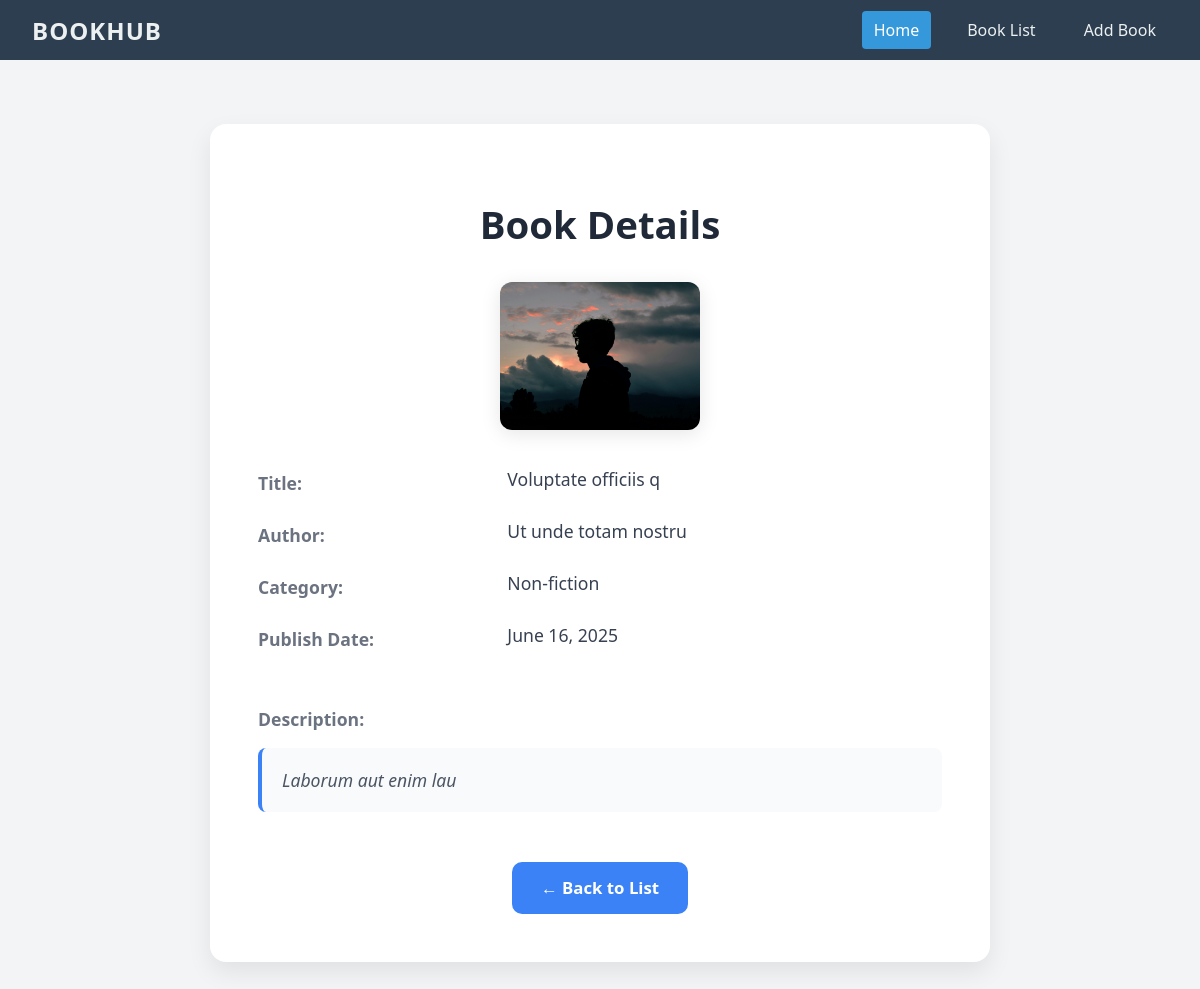
Page /view/11/ on the committed database.
### books/models.py (models this page shows)
class booksModel(models.Model):
    BookTitle = models.CharField(max_length=50, null=True)
    BookAuthor = models.CharField(max_length=50, null=True)
    BookCategory = models.CharField(max_length=100, null=True)
    BookPublishDate = models.DateField(auto_now_add=True, null=True)
    BookDescription = models.TextField(null=True)
    BookCoverPhoto = models.ImageField(upload_to='Media/cover_photo', null=True)

### books/views.py (the view)
# urls.py: path('view/<str:id>/', viewBook, name='viewBook')
def viewBook(request, id):
    books = booksModel.objects.get(id=id)
    return render(request, 'view_book.html', {'books':books})

### books/Template/books/view_book.html (shortened to what this page needs)
{% extends "home.html" %}
{% block body %}
<div class="view-container">
  <div class="book-card">
    <h1>Book Details</h1>
    {% if books.BookCoverPhoto %}
    <div class="cover-img">
      <img src="/{{ books.BookCoverPhoto }}" alt="Book Cover">
    </div>
    {% endif %}
    <div class="book-detail">
      <label>Title:</label>
      <div>{{ books.BookTitle }}</div>
      <label>Author:</label>
      <div>{{ books.BookAuthor }}</div>
      <label>Category:</label>
      <div>{{ books.BookCategory }}</div>
      <label>Publish Date:</label>
      <div>{{ books.BookPublishDate|date:"F j, Y" }}</div>
      <div class="book-description">
        <label>Description:</label>
        <p>{{ books.BookDescription|default:"No description provided." }}</p>
      </div>
    </div>
    <div style="text-align: center;">
      <a href="{% url 'bookList' %}" class="back-btn">← Back to List</a>
    </div>
  </div>
</div>
{% endblock body %}

### books/Template/books/home.html (style rules this page uses)
* { box-sizing: border-box; }
body { margin: 0; font-family: 'Segoe UI', Tahoma, Geneva, Verdana, sans-serif; background: #f4f6f8; color: #333; }

### books/Template/books/view_book.html (style rules this page uses)
.view-container { font-family: 'Segoe UI', Tahoma, Geneva, Verdana, sans-serif; background-color: #f3f4f6; display: flex; justify-content: center; align-items: flex-start; padding: 4rem 2rem; min-height: 100vh; }
.book-card { background: #ffffff; padding: 3rem; border-radius: 16px; box-shadow: 0 10px 25px rgba(0, 0, 0, 0.08); max-width: 780px; width: 100%; transition: box-shadow 0.3s ease; }
.book-card h1 { font-size: 2.4rem; font-weight: 700; color: #1f2937; text-align: center; margin-bottom: 2rem; }
.book-detail { display: grid; grid-template-columns: 1fr 2fr; row-gap: 1.5rem; column-gap: 2rem; font-size: 1.1rem; color: #374151; }
.book-detail label { font-weight: 600; color: #6b7280; padding-top: 4px; }
.book-description { grid-column: 1 / -1; margin-top: 2rem; }
.book-description p { background: #f9fafb; padding: 1.25rem; border-left: 4px solid #3b82f6; border-radius: 8px; color: #4b5563; font-style: italic; }
.cover-img { grid-column: 1 / -1; text-align: center; margin-bottom: 2rem; }
.cover-img img { max-width: 200px; border-radius: 12px; box-shadow: 0 4px 20px rgba(0, 0, 0, 0.1); }
.back-btn { display: inline-block; margin-top: 2rem; text-align: center; background-color: #3b82f6; color: white; font-weight: 600; font-size: 1.05rem; padding: 0.9rem 1.8rem; border-radius: 10px; text-decoration: none; transition: background-color 0.3s ease, transform 0.2s ease; }

### rows in the picture
booksModel: BookCoverPhoto (picture), BookTitle "Voluptate officiis q", BookAuthor "Ut unde totam nostru", BookCategory "Non-fiction", BookPublishDate "June 16, 2025", BookDescription "Laborum aut enim lau"
